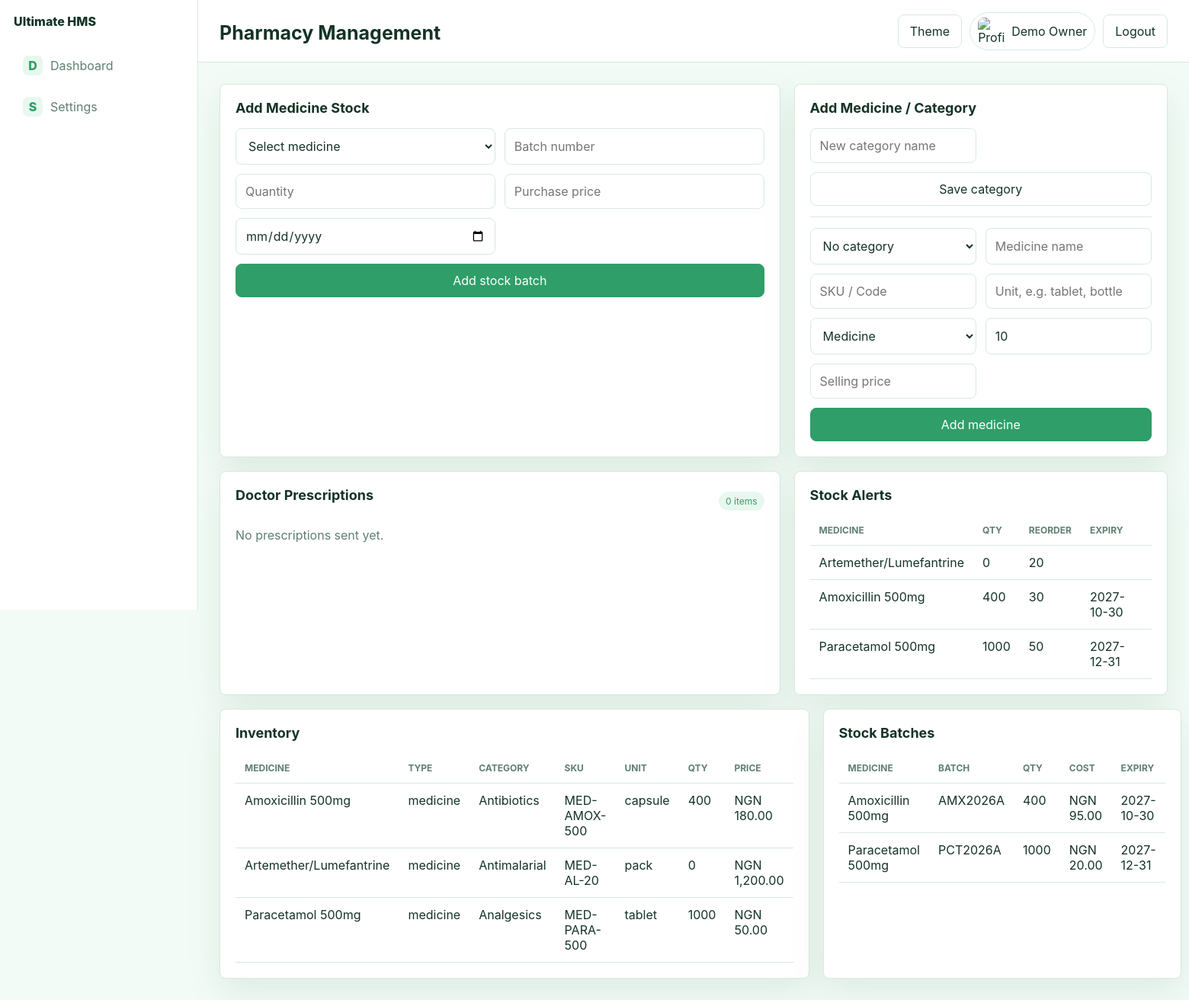
/admin/pharmacy.php (signed in), run on the app's committed database.
### tables this page shows
CREATE TABLE IF NOT EXISTS medicines (
  id INT AUTO_INCREMENT PRIMARY KEY,
  category_id INT NULL,
  name VARCHAR(160) NOT NULL,
  sku VARCHAR(80) NOT NULL UNIQUE,
  unit VARCHAR(40) NOT NULL,
  stock_type VARCHAR(30) NULL,
  reorder_level INT DEFAULT 10,
  selling_price DECIMAL(12,2) NOT NULL DEFAULT 0,
  created_at TIMESTAMP DEFAULT CURRENT_TIMESTAMP,
  CONSTRAINT fk_medicine_category FOREIGN KEY (category_id) REFERENCES medicine_categories(id) ON DELETE SET NULL
);

CREATE TABLE IF NOT EXISTS medicine_categories (
  id INT AUTO_INCREMENT PRIMARY KEY,
  name VARCHAR(120) NOT NULL UNIQUE
);

CREATE TABLE IF NOT EXISTS medicine_batches (
  id INT AUTO_INCREMENT PRIMARY KEY,
  medicine_id INT NOT NULL,
  batch_no VARCHAR(80) NOT NULL,
  quantity INT NOT NULL DEFAULT 0,
  purchase_price DECIMAL(12,2) NOT NULL DEFAULT 0,
  expiry_date DATE NOT NULL,
  created_at TIMESTAMP DEFAULT CURRENT_TIMESTAMP,
  CONSTRAINT fk_batch_medicine FOREIGN KEY (medicine_id) REFERENCES medicines(id) ON DELETE CASCADE,
  INDEX idx_expiry (expiry_date),
  UNIQUE KEY uq_batch_medicine (medicine_id, batch_no)
);

### includes/Database.php (called while the page is built, shortened)
<?php
final class Database
{
    private static ?PDO $pdo = null;
    public static function connection(): PDO
    {
        if (self::$pdo instanceof PDO) {
            return self::$pdo;
        }
        $driver = config('database.driver', 'mysql');
        $host = config('database.host');
        $port = config('database.port');
        $name = config('database.name');
        $charset = config('database.charset', 'utf8mb4');
        if ($driver === 'pgsql') {
            $dsn = "pgsql:host={$host};port={$port};dbname={$name}";
        } else {
            $dsn = "mysql:host={$host};port={$port};dbname={$name};charset={$charset}";
        }
        self::$pdo = new PDO($dsn, config('database.user'), config('database.password'), [
            PDO::ATTR_ERRMODE => PDO::ERRMODE_EXCEPTION,
            PDO::ATTR_DEFAULT_FETCH_MODE => PDO::FETCH_ASSOC,
            PDO::ATTR_EMULATE_PREPARES => false,
        ]);
        return self::$pdo;
    }
    public static function query(string $sql, array $params = []): PDOStatement
    {
        $statement = self::connection()->prepare($sql);
        $statement->execute($params);
        return $statement;
    }
}

### includes/bootstrap.php (called while the page is built, shortened)
<?php
function e(?string $value): string
{
    return htmlspecialchars((string) $value, ENT_QUOTES, 'UTF-8');
}

### admin/pharmacy.php (the view, shortened to what this page needs)
<?php
require_once dirname(__DIR__) . '/includes/bootstrap.php';
$rxs = Database::query('SELECT pr.id rx_id, pr.status, pr.notes, pr.created_at, u.name doctor_name, p.patient_no, CONCAT(p.first_name," ",p.last_name) patient_name, pi.id item_id, pi.medicine_name, pi.dosage, pi.frequency, pi.duration, pi.quantity, pi.dispensed_quantity FROM prescriptions pr JOIN patients p ON p.id=pr.patient_id JOIN users u ON u.id=pr.doctor_id JOIN prescription_items pi ON pi.prescription_id=pr.id ORDER BY FIELD(pr.status,"pending","partially_dispensed","dispensed","cancelled"), pr.created_at DESC LIMIT 80')->fetchAll();
$categories = Database::query('SELECT * FROM medicine_categories ORDER BY name')->fetchAll();
$medicines = Database::query('SELECT m.*, c.name category_name, COALESCE(SUM(b.quantity),0) qty, MIN(b.expiry_date) expiry FROM medicines m LEFT JOIN medicine_categories c ON c.id=m.category_id LEFT JOIN medicine_batches b ON b.medicine_id=m.id GROUP BY m.id ORDER BY m.name')->fetchAll();
$stocks = Database::query('SELECT m.name, m.reorder_level, COALESCE(SUM(b.quantity),0) qty, MIN(b.expiry_date) expiry FROM medicines m LEFT JOIN medicine_batches b ON b.medicine_id=m.id GROUP BY m.id ORDER BY qty ASC')->fetchAll();
$batches = Database::query('SELECT b.*, m.name medicine_name FROM medicine_batches b JOIN medicines m ON m.id=b.medicine_id ORDER BY b.expiry_date ASC, b.created_at DESC LIMIT 80')->fetchAll();
require dirname(__DIR__) . '/templates/header.php';
?>
<section class="dashboard-grid">
  <article class="panel">
    <h2>Add Medicine Stock</h2>
    <form method="post" class="form-grid">
      <select name="medicine_id" required><option value="">Select medicine</option></select>
      <input name="batch_no" placeholder="Batch number" required>
      <input name="quantity" type="number" min="1" placeholder="Quantity" required>
      <input name="purchase_price" type="number" step="0.01" placeholder="Purchase price" required>
      <input name="expiry_date" type="date" required>
      <button class="button primary">Add stock batch</button>
    </form>
  </article>
  <article class="panel">
    <h2>Add Medicine / Category</h2>
    <form method="post" class="form-grid">
      <input name="name" placeholder="New category name">
      <button class="button">Save category</button>
    </form>
    <form method="post" class="form-grid stacked-form">
      <select name="category_id"><option value="">No category</option><?php foreach ($categories as $category): ?><option value="<?= (int) $category['id'] ?>"><?= e($category['name']) ?></option><?php endforeach; ?></select>
      <input name="name" placeholder="Medicine name" required>
      <input name="sku" placeholder="SKU / Code" required>
      <input name="unit" placeholder="Unit, e.g. tablet, bottle" required>
      <select name="stock_type" required><option value="medicine">Medicine</option><option value="injection">Injection</option><option value="drip">Drip</option><option value="supply">Supply</option></select>
      <input name="reorder_level" type="number" min="0" value="10" placeholder="Reorder level">
      <input name="selling_price" type="number" step="0.01" placeholder="Selling price" required>
      <button class="button primary">Add medicine</button>
    </form>
  </article>
</section>
<section class="dashboard-grid">
  <article class="panel">
    <div class="panel-head"><h2>Doctor Prescriptions</h2><span class="pill"><?= count($rxs) ?> items</span></div>
    <div class="order-cards">
      <?php if (!$rxs): ?><p class="muted">No prescriptions sent yet.</p><?php endif; ?>
    </div>
  </article>
  <article class="panel"><h2>Stock Alerts</h2><div class="table-wrap"><table><thead><tr><th>Medicine</th><th>Qty</th><th>Reorder</th><th>Expiry</th></tr></thead><tbody>
    <?php foreach ($stocks as $stock): ?><tr><td><?= e($stock['name']) ?></td><td><?= e((string)$stock['qty']) ?></td><td><?= e((string)$stock['reorder_level']) ?></td><td><?= e($stock['expiry']) ?></td></tr><?php endforeach; ?>
  </tbody></table></div></article>
</section>
<section class="dashboard-grid">
  <article class="panel"><h2>Inventory</h2><div class="table-wrap"><table><thead><tr><th>Medicine</th><th>Type</th><th>Category</th><th>SKU</th><th>Unit</th><th>Qty</th><th>Price</th></tr></thead><tbody>
    <?php foreach ($medicines as $medicine): ?><tr><td><?= e($medicine['name']) ?></td><td><?= e($medicine['stock_type'] ?? 'medicine') ?></td><td><?= e($medicine['category_name'] ?? '') ?></td><td><?= e($medicine['sku']) ?></td><td><?= e($medicine['unit']) ?></td><td><?= e((string)$medicine['qty']) ?></td><td>NGN <?= e(number_format((float)$medicine['selling_price'], 2)) ?></td></tr><?php endforeach; ?>
  </tbody></table></div></article>
  <article class="panel"><h2>Stock Batches</h2><div class="table-wrap"><table><thead><tr><th>Medicine</th><th>Batch</th><th>Qty</th><th>Cost</th><th>Expiry</th></tr></thead><tbody>
    <?php foreach ($batches as $batch): ?><tr><td><?= e($batch['medicine_name']) ?></td><td><?= e($batch['batch_no']) ?></td><td><?= e((string)$batch['quantity']) ?></td><td>NGN <?= e(number_format((float)$batch['purchase_price'], 2)) ?></td><td><?= e($batch['expiry_date']) ?></td></tr><?php endforeach; ?>
  </tbody></table></div></article>
</section>
<?php require dirname(__DIR__) . '/templates/footer.php'; ?>

### css/app.css (style rules this page uses)
:root { --bg: #f3fbf6; --panel: #ffffff; --text: #143326; --muted: #5f7f70; --primary: #2f9e68; --accent: #86cfa3; --danger: #b42318; --line: #d7eadf; --soft: #e8f8ee; --shadow: 0 18px 45px rgba(30, 112, 72, .1); }
* { box-sizing: border-box; }
body { margin: 0; background: var(--bg); color: var(--text); font-family: Inter, Segoe UI, Arial, sans-serif; }
input, select, textarea, button { font: inherit; }
input, select, textarea { width: 100%; border: 1px solid var(--line); background: var(--panel); color: var(--text); border-radius: 8px; padding: 12px; }
.button { border: 1px solid var(--line); background: var(--panel); color: var(--text); border-radius: 8px; padding: 11px 15px; cursor: pointer; display: inline-flex; align-items: center; justify-content: center; }
.button.primary { background: var(--primary); color: #fff; border-color: var(--primary); }
.panel, .stat-card { background: var(--panel); border: 1px solid var(--line); border-radius: 8px; box-shadow: var(--shadow); }
.panel { padding: 20px; margin-bottom: 18px; }
.panel h2 { margin: 0 0 16px; font-size: 18px; }
.panel-head { display: flex; align-items: center; justify-content: space-between; gap: 10px; }
.dashboard-grid, .split, .doctor-layout { display: grid; grid-template-columns: 1.35fr .9fr; gap: 18px; }
.table-wrap { overflow: auto; max-width: 100%; }
table { width: 100%; border-collapse: collapse; }
th, td { text-align: left; padding: 12px; border-bottom: 1px solid var(--line); vertical-align: top; }
th { color: var(--muted); font-size: 12px; text-transform: uppercase; letter-spacing: 0; }
.pill { display: inline-flex; border-radius: 999px; background: var(--soft); color: var(--primary); padding: 5px 9px; font-size: 12px; }
.form-grid { display: grid; grid-template-columns: 1fr 1fr; gap: 12px; }
.form-grid textarea, .form-grid fieldset, .form-grid .button { grid-column: 1 / -1; }
.stacked-form { margin-top: 14px; padding-top: 14px; border-top: 1px solid var(--line); }
.muted { color: var(--muted); }
.order-cards { display: grid; gap: 12px; }

### data on the page
medicines: name "Amoxicillin 500mg", stock_type "medicine", category.name "Antibiotics", sku "MED-AMOX-500", unit "capsule", qty "400", selling_price "180.00"
medicines: name "Artemether/Lumefantrine", stock_type "medicine", category.name "Antimalarial", sku "MED-AL-20", unit "pack", qty "0", selling_price "1,200.00"
medicines: name "Paracetamol 500mg", stock_type "medicine", category.name "Analgesics", sku "MED-PARA-500", unit "tablet", qty "1000", selling_price "50.00"
medicine_batches: medicine.name "Amoxicillin 500mg", batch_no "AMX2026A", quantity "400", purchase_price "95.00", expiry_date "2027-10-30"
medicine_batches: medicine.name "Paracetamol 500mg", batch_no "PCT2026A", quantity "1000", purchase_price "20.00", expiry_date "2027-12-31"

### other printed values
$hospital['name'] "Ultimate HMS"
substr($label, 0, 1) "D"
$label "Dashboard"
substr($label, 0, 1) "S"
$label "Settings"
$title "Pharmacy Management"
$user['name'] "Demo Owner"
count($rxs) "0"
$stock['name'] "Artemether/Lumefantrine"
$stock['qty'] "0"
$stock['reorder_level'] "20"
$stock['name'] "Amoxicillin 500mg"
$stock['qty'] "400"
$stock['reorder_level'] "30"
$stock['expiry'] "2027-10-30"
